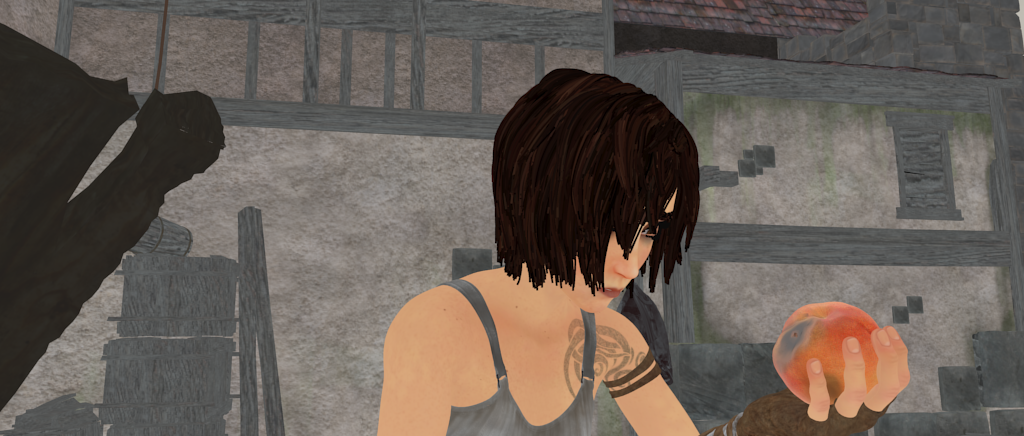
%> input picture evaluate intrinsic images/images/gt.png, 1024 x 436 px
$ octave try1.m   (GNU Octave 9; MATLAB toolbox functions it lacks are replaced by stand-ins)
%> lines starting %> are read from the running program, lines starting %| are printed output that depends on the picture
im = imread('../gt.png');
%> im is the input picture: size 436x1024x3 uint8; mean R, G, B 102.3, 92.5, 85.1
gd = im(2:end,1:end-1,:) - im(1:end-1,1:end-1,:);
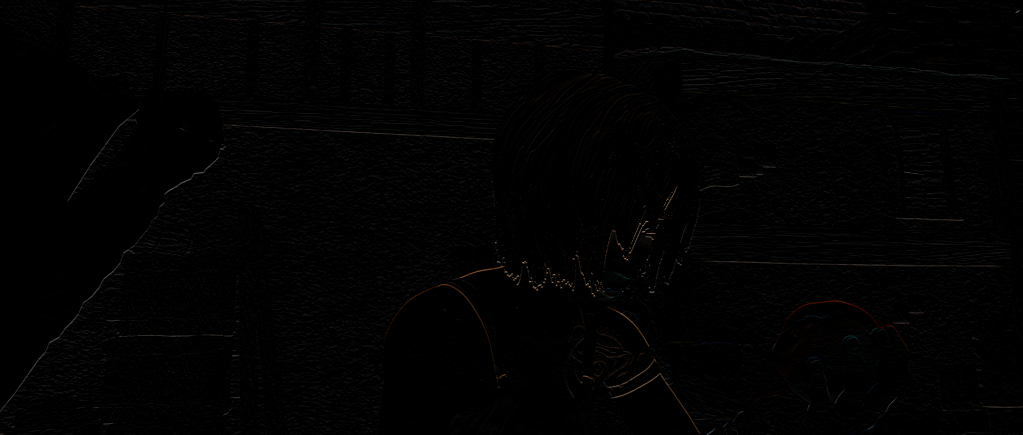
%> gd: size 435x1023x3 uint8; mean R, G, B 2.1, 1.9, 1.9
max(gd(:))
%> ans = 165
min(gd(:))
%> ans = 0
imshow(mat2gray(gd));
